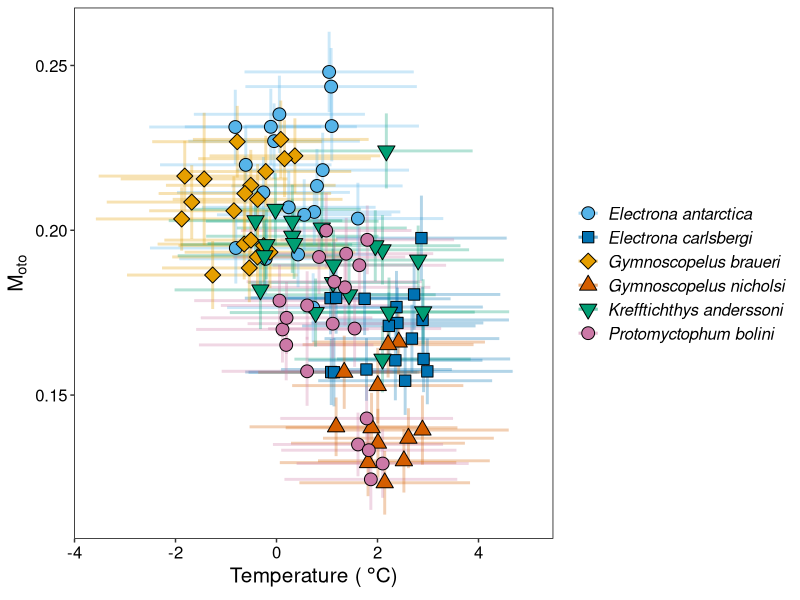
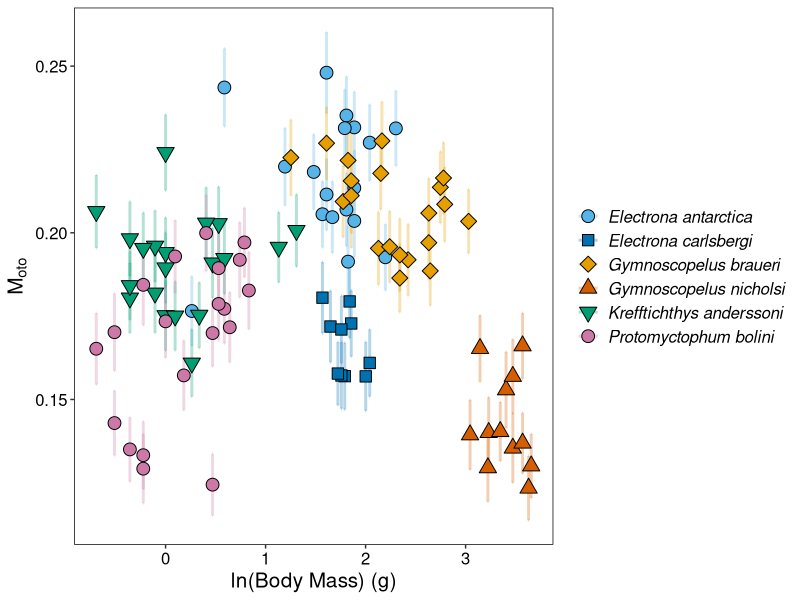
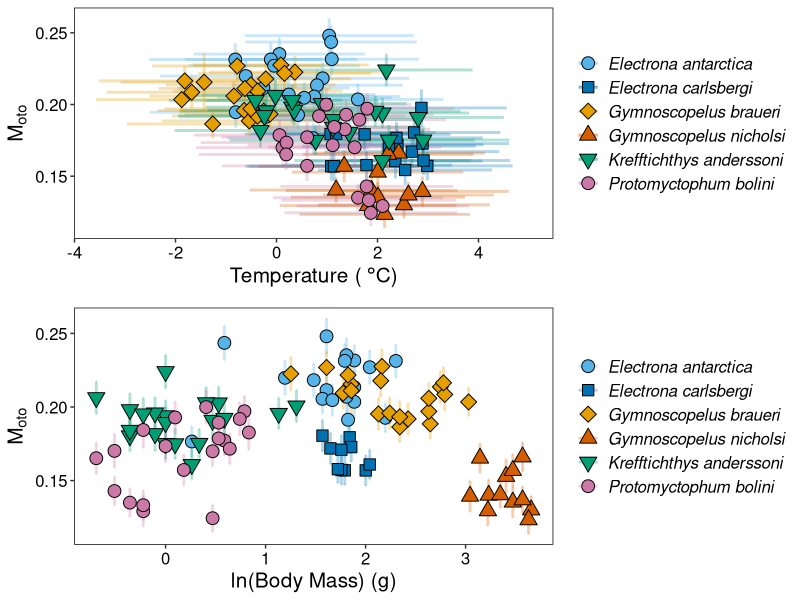

Recreate these plots in R, in order.
#### Body Mass Temp Plots ####

library(tidyverse)
library(gridExtra)

myct <- read.csv("Myctophids_M_Temp.csv")
myct_tidy <- filter(myct, Weight_SD == "0")
myct_tidy <- filter(myct_tidy, !is.na(mean_M))
myct_tidy$ln_Weight <- log(myct_tidy$Weight.x)

## Get confidence intervals

min_temp <- -1.87780193 - 1.698682
max_temp <- 2.98660327 + 1.689986

preds <- data.frame(x = seq(min_temp, max_temp, 0.07502794))
y <- 0.1835 + preds * -0.0038
ymin <- 0.1501 + preds * -0.0088
ymax <- 0.2185 + preds * 0.0011

#### Plot ####

cbPalette <- c("#56B4E9", "#0072B2", "#E69F00", "#D55E00", "#009E73", "#CC79A7")

plot1 <- ggplot(myct, aes(mean_Temp, mean_M, sciname)) +
  scale_fill_manual(values = cbPalette) +
  scale_colour_manual(values = cbPalette) +
  geom_errorbarh(aes(xmin = mean_Temp - sd_Temp, # Horizontal
                     xmax = mean_Temp + sd_Temp, col = sciname), alpha = 0.3, lwd = 1 )+ # Colour error-bars according to species
  geom_errorbar(aes(ymin = mean_M - sd_M, # Vertical
                    ymax = mean_M + sd_M, col = sciname), alpha = 0.3, lwd = 1) +
  geom_point(aes(fill = sciname, shape = sciname), size = 4) + # Colour points according to species
  #geom_abline(intercept = 0.1835, slope = -0.0038, lwd = 1) +
  #geom_ribbon(x = preds, y = y, ymin = ymin, ymax = ymax) +
  # Customise the theme
  scale_shape_manual(values = c(21, 22, 23, 24, 25, 21)) +
  xlab(expression('Temperature ('*~degree*C*')')) +
  ylab(expression("M" ["oto"])) +
  # Add error-bars using sd
  theme(panel.background = element_blank(), # Keep the background blank
        text = element_text(size = 15),
        panel.border = element_rect(colour = "black", fill = NA),
        legend.title = element_blank(),
        legend.key=element_blank(),
        legend.text = element_text(face = "italic"),
        axis.text.x = element_text(colour = "black"),
        axis.text.y = element_text(colour = "black"))  # Print the minor gridlines

plot1

plot2 <- ggplot(myct_tidy, aes(ln_Weight, mean_M, sciname)) +
  scale_fill_manual(values = cbPalette) +
  scale_colour_manual(values = cbPalette) +
  # Colour error-bars according to species
  geom_errorbar(aes(ymin = mean_M - sd_M, # Vertical
                    ymax = mean_M + sd_M, col = sciname), alpha = 0.3, lwd = 1) +
  geom_point(aes(fill = sciname, shape = sciname), size = 4) + # Colour points according to species
  # Customise the theme
  scale_shape_manual(values = c(21, 22, 23, 24, 25, 21)) +
  xlab("ln(Body Mass) (g)") +
  ylab(expression("M" ["oto"])) +
  # Add error-bars using sd
  theme(panel.background = element_blank(), # Keep the background blank
        text = element_text(size = 15),
        panel.border = element_rect(colour = "black", fill = NA),
        legend.title = element_blank(),
        legend.key=element_blank(),
        legend.text = element_text(face = "italic"),
        axis.text.x = element_text(colour = "black"),
        axis.text.y = element_text(colour = "black"))  # Print the minor gridlines

plot2

grid.arrange(plot1, plot2)
